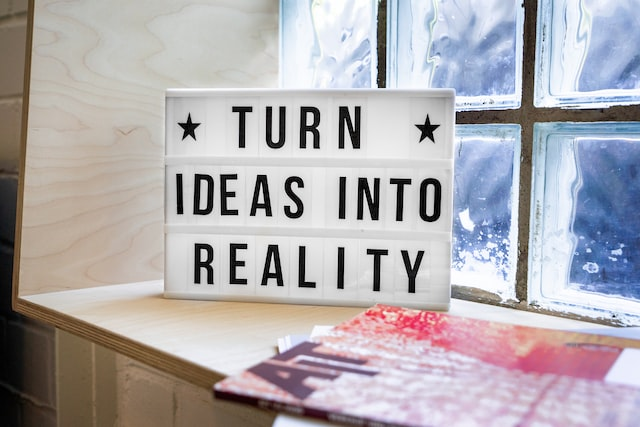
#> input picture resources/img.jpg, 640 x 427 px, found by its file name
$ python 17-Chapter_17.py
#> lines starting #> are read from the running program, lines starting #| are printed output that depends on the picture
# Joining two images

import cv2 as cv
import numpy as np

img = cv.imread("resources\img.jpg")
#> img is the input picture: shape (427, 640, 3); mean B, G, R 175.4, 171.6, 176

# Stacking Same Image

# 1- Horizontal Stack
hor_img = np.hstack((img, img))
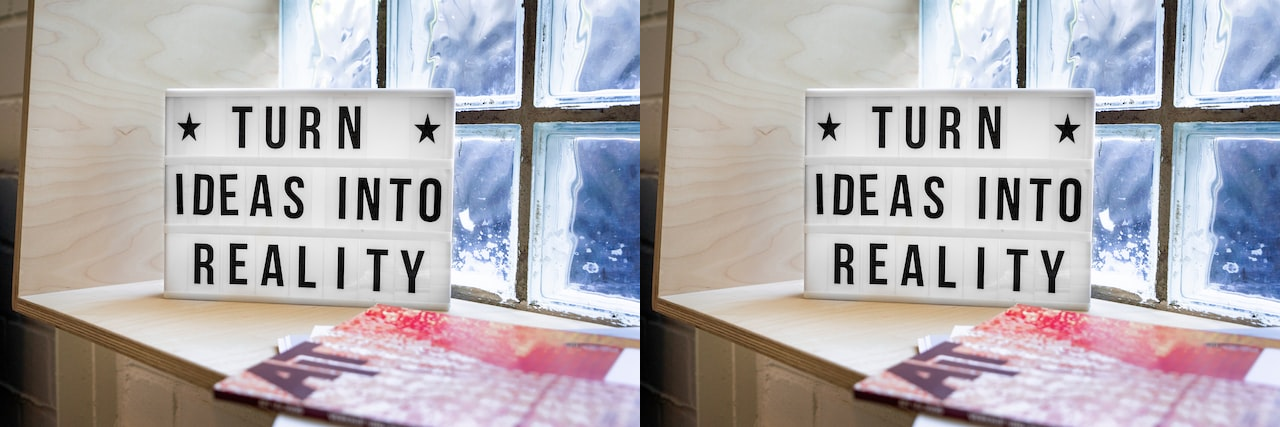
#> hor_img: shape (427, 1280, 3); mean B, G, R 175.4, 171.6, 176

# 2- Vertical Stack
ver_img = np.vstack((img, img))
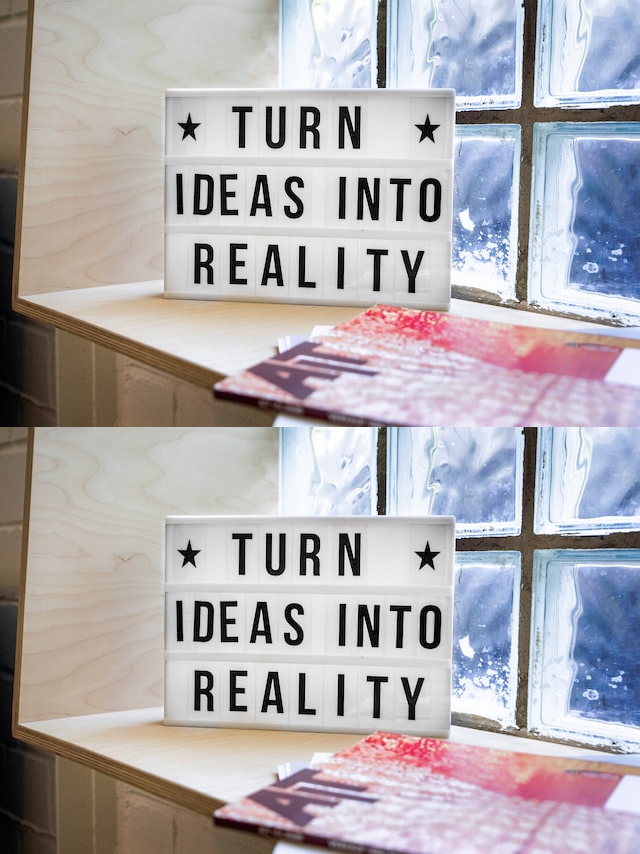
#> ver_img: shape (854, 640, 3); mean B, G, R 175.4, 171.6, 176


cv.imshow("Horizontal Stack", hor_img)
cv.imshow("Vertical Stack", ver_img)

cv.waitKey(0)


# You can only stack images with same shape (width, height, color, channel)

(660, 500,3)

$ run again, with resources/masood.jpg copied over resources/img.jpg
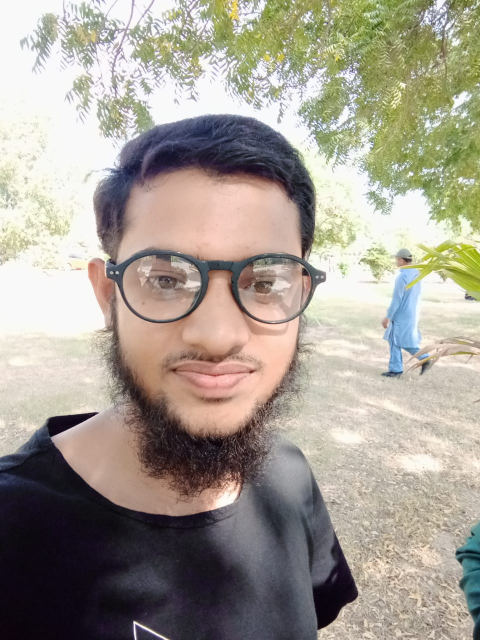
#> input picture resources/masood.jpg, 960 x 1280 px, found by its file name (shown at 1/2 size)
#> img is the input picture: shape (1280, 960, 3); mean B, G, R 146.4, 157.4, 164.5
#> `hor_img = np.hstack((img, img))`:
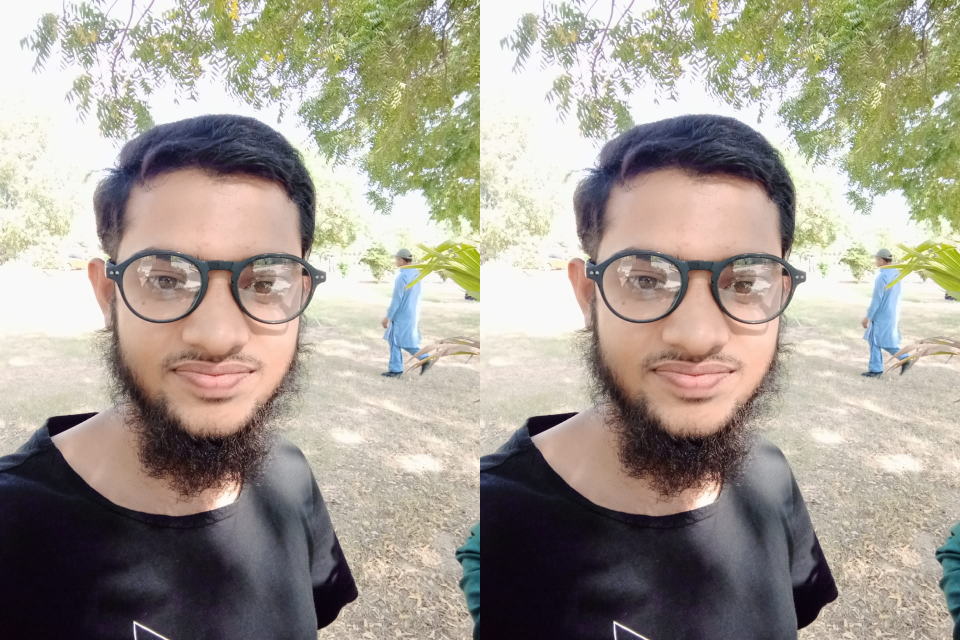
#> hor_img: shape (1280, 1920, 3) (shown at 1/2 size); mean B, G, R 146.4, 157.4, 164.5
#> `ver_img = np.vstack((img, img))`:
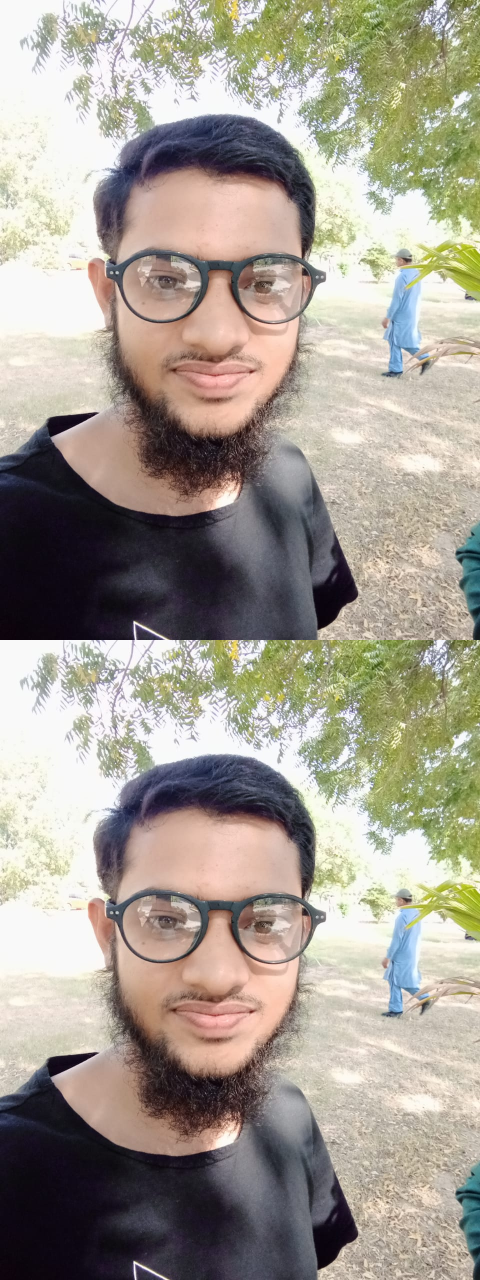
#> ver_img: shape (2560, 960, 3) (shown at 1/2 size); mean B, G, R 146.4, 157.4, 164.5
